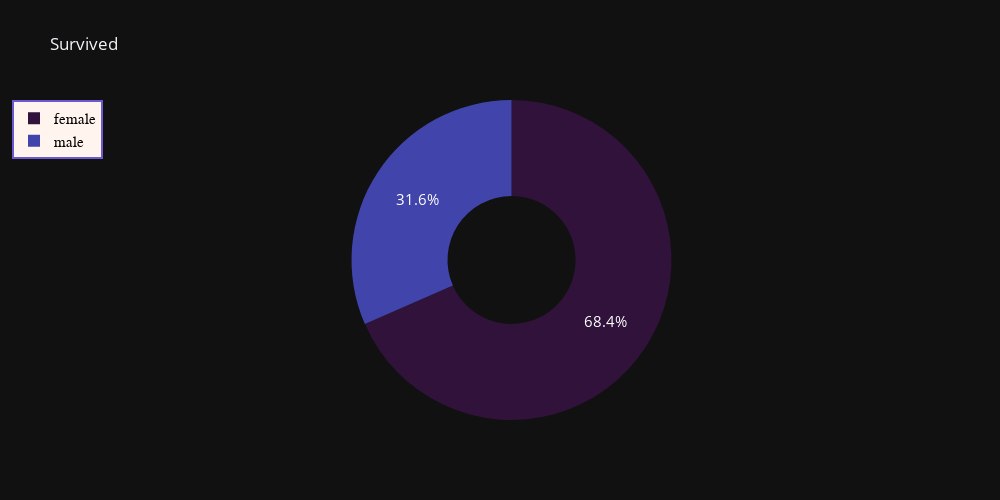

Notebook code cell kept with this figure:
### Code cell
fig = px.pie(df, values='Survived', names='Sex', title='Survived',color_discrete_sequence=px.colors.sequential.Turbo,hole=0.4)
fig.update_traces(textposition='inside', textfont_size=15)
fig.update_layout(autosize=False,
                  width=1000,
                  height=500,
                  template = "plotly_dark",
                  uniformtext_mode='hide',
                  legend=dict(
                  yanchor="top",
                  xanchor="right",
                  x=0,
                  y=1,
                  traceorder="normal",
                  title_font_family="Times New Roman",
                  font=dict(
                  family="Courier",
                  size=15,
                  color="black" ),
                  bgcolor="seashell",
                  bordercolor="slateblue",
                  borderwidth=2
    )
                )

fig.update_xaxes(showgrid= False)
fig.update_yaxes(showgrid= False)  


fig.show()

### Figure 1 — Plotly figure (JSON) as saved in the notebook; plotly's stock layout.template omitted (floating-point values rounded to 4 significant figures; data arrays with more than 128 entries replaced by an {"elided": "..."} marker saying what was removed)
{"data": [{"domain": {"x": [0, 1], "y": [0, 1]}, "hole": 0.4, "hovertemplate": "Sex=%{label}<br>Survived=%{value}<extra></extra>", "labels": {"elided": "1313 str values"}, "legendgroup": "", "name": "", "showlegend": true, "textfont": {"size": 15}, "textposition": "inside", "type": "pie", "values": {"elided": "1313 int values"}}], "layout": {"autosize": false, "height": 500, "legend": {"bgcolor": "seashell", "bordercolor": "slateblue", "borderwidth": 2, "font": {"color": "black", "family": "Courier", "size": 15}, "title": {"font": {"family": "Times New Roman"}}, "tracegroupgap": 0, "traceorder": "normal", "x": 0, "xanchor": "right", "y": 1, "yanchor": "top"}, "piecolorway": ["#30123b", "#4145ab", "#4675ed", "#39a2fc", "#1bcfd4", "#24eca6", "#61fc6c", "#a4fc3b", "#d1e834", "#f3c63a", "#fe9b2d", "#f36315", "#d93806", "#b11901", "#7a0402"], "title": {"text": "Survived"}, "uniformtext": {"mode": "hide"}, "width": 1000, "xaxis": {"showgrid": false}, "yaxis": {"showgrid": false}}}
